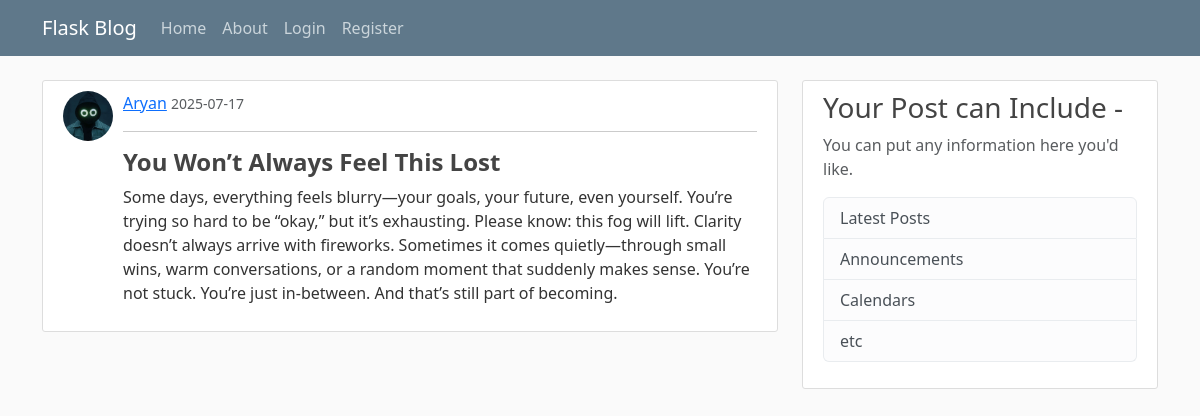
The app's page /post/22 with its own data.
### flaskblog/models.py (models this page shows, shortened)
class User(db.Model, UserMixin):
    id = db.Column(db.Integer, primary_key = True)
    username = db.Column(db.String(20), unique=True, nullable = False)
    email = db.Column(db.String(50), unique=True, nullable = False)
    image_file = db.Column(db.String(20), nullable = False, default = 'default.jpg')
    password = db.Column(db.String(60), nullable = False)
    posts = db.relationship('Post', backref='author', lazy = True) #backref is like adding column to post model

class Post(db.Model):
    id = db.Column(db.Integer, primary_key = True)
    title = db.Column(db.String(50), nullable = False)
    date_posted = db.Column(db.DateTime, nullable=False, default=lambda: datetime.now(timezone.utc))
    content = db.Column(db.Text, nullable = False)
    user_id = db.Column(db.Integer, db.ForeignKey('user.id'), nullable = False   )

### flaskblog/posts/routes.py (the view)
@posts.route('/post/<int:post_id>')
def post(post_id):
    post = Post.query.get_or_404(post_id)
    return render_template('post.html', title = post.title, post = post)

### flaskblog/templates/post.html (shortened to what this page needs)
{% extends "layout.html" %}
    {% block content %}
    <article class="media content-section">
    <img class="rounded-circle article-img" src="{{ url_for('static', filename='profile_pics/' + post.author.image_file) }}">
    <div class="media-body">
        <div class="article-metadata">
        <div>
            <a class="mr-2" href="#">{{ post.author.username }}</a>
            <small class="text-muted">{{ post.date_posted.strftime('%Y-%m-%d') }}</small>
            <hr>
        </div>
        </div>
        <h2 class = "article-title">{{ post.title }}</h2>
        <p class="article-content">{{ post.content }}</p>
    </div>
    </article>
    {% endblock content %}

### flaskblog/static/main.css (style rules this page uses)
body { background: #fafafa; color: #333333; margin-top: 5rem; }
h1, h2, h3, h4, h5, h6 { color: #444444; }
.content-section { background: #ffffff; padding: 10px 20px; border: 1px solid #dddddd; border-radius: 3px; margin-bottom: 20px; }
.article-img { height: 50px; width: 50px; object-fit: cover; border-radius: 50%; margin-right: 10px; }
.media { display: flex; align-items: flex-start; }
.media-body { flex: 1; }
.article-metadata { margin-bottom: 10px; }
.article-title { font-size: 1.5rem; font-weight: bold; }
.article-content { font-size: 1rem; }

### records on screen
User: image_file (placeholder picture), author.username "Aryan"
Post: date_posted "2025-07-17", title "You Won’t Always Feel This Lost", content "Some days, everything feels blurry—your goals, your future, even yourself. You’re trying so hard to be “okay,” but it’s exhausting. Please know: this fog will lift. Clarity doesn’t always arrive with fireworks. Sometimes it comes quietly—through small wins, warm conversations, or a random moment that suddenly makes sense. You’re not stuck. You’re just in-between. And that’s still part of becoming."
